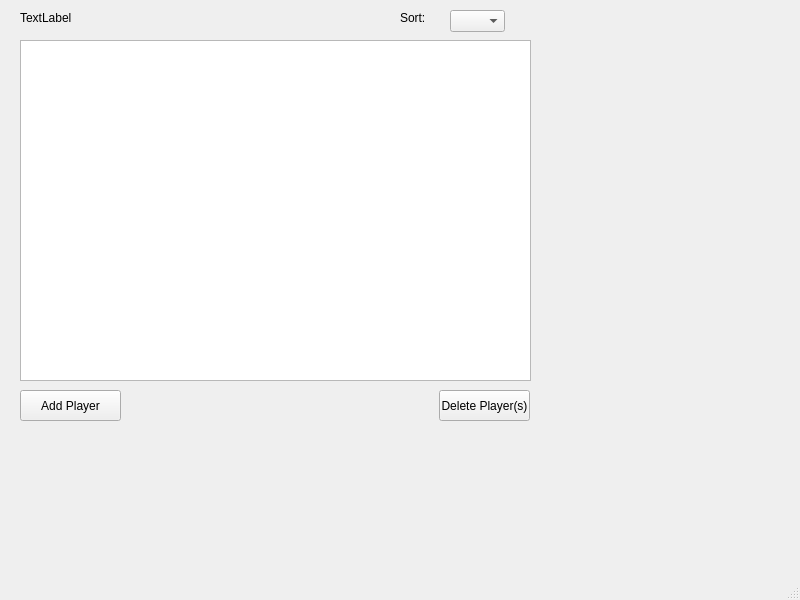
<?xml version="1.0" encoding="UTF-8"?>
<ui version="4.0">
 <class>secondwindow</class>
 <widget class="QMainWindow" name="secondwindow">
  <property name="geometry">
   <rect>
    <x>0</x>
    <y>0</y>
    <width>800</width>
    <height>600</height>
   </rect>
  </property>
  <property name="windowTitle">
   <string>MainWindow</string>
  </property>
  <widget class="QWidget" name="centralwidget">
   <widget class="QTableView" name="table_team">
    <property name="geometry">
     <rect>
      <x>20</x>
      <y>40</y>
      <width>511</width>
      <height>341</height>
     </rect>
    </property>
   </widget>
   <widget class="QLabel" name="label_name_team">
    <property name="geometry">
     <rect>
      <x>20</x>
      <y>10</y>
      <width>161</width>
      <height>16</height>
     </rect>
    </property>
    <property name="text">
     <string>TextLabel</string>
    </property>
   </widget>
   <widget class="QPushButton" name="button_add">
    <property name="geometry">
     <rect>
      <x>20</x>
      <y>390</y>
      <width>101</width>
      <height>31</height>
     </rect>
    </property>
    <property name="text">
     <string>Add Player</string>
    </property>
   </widget>
   <widget class="QPushButton" name="button_delete">
    <property name="geometry">
     <rect>
      <x>439</x>
      <y>390</y>
      <width>91</width>
      <height>31</height>
     </rect>
    </property>
    <property name="text">
     <string>Delete Player(s)</string>
    </property>
   </widget>
   <widget class="QComboBox" name="comboBox">
    <property name="geometry">
     <rect>
      <x>450</x>
      <y>10</y>
      <width>55</width>
      <height>22</height>
     </rect>
    </property>
   </widget>
   <widget class="QLabel" name="label_sort">
    <property name="geometry">
     <rect>
      <x>400</x>
      <y>10</y>
      <width>41</width>
      <height>16</height>
     </rect>
    </property>
    <property name="text">
     <string>Sort:</string>
    </property>
   </widget>
  </widget>
  <widget class="QMenuBar" name="menubar">
   <property name="geometry">
    <rect>
     <x>0</x>
     <y>0</y>
     <width>800</width>
     <height>17</height>
    </rect>
   </property>
  </widget>
  <widget class="QStatusBar" name="statusbar"/>
 </widget>
 <resources/>
 <connections/>
</ui>
